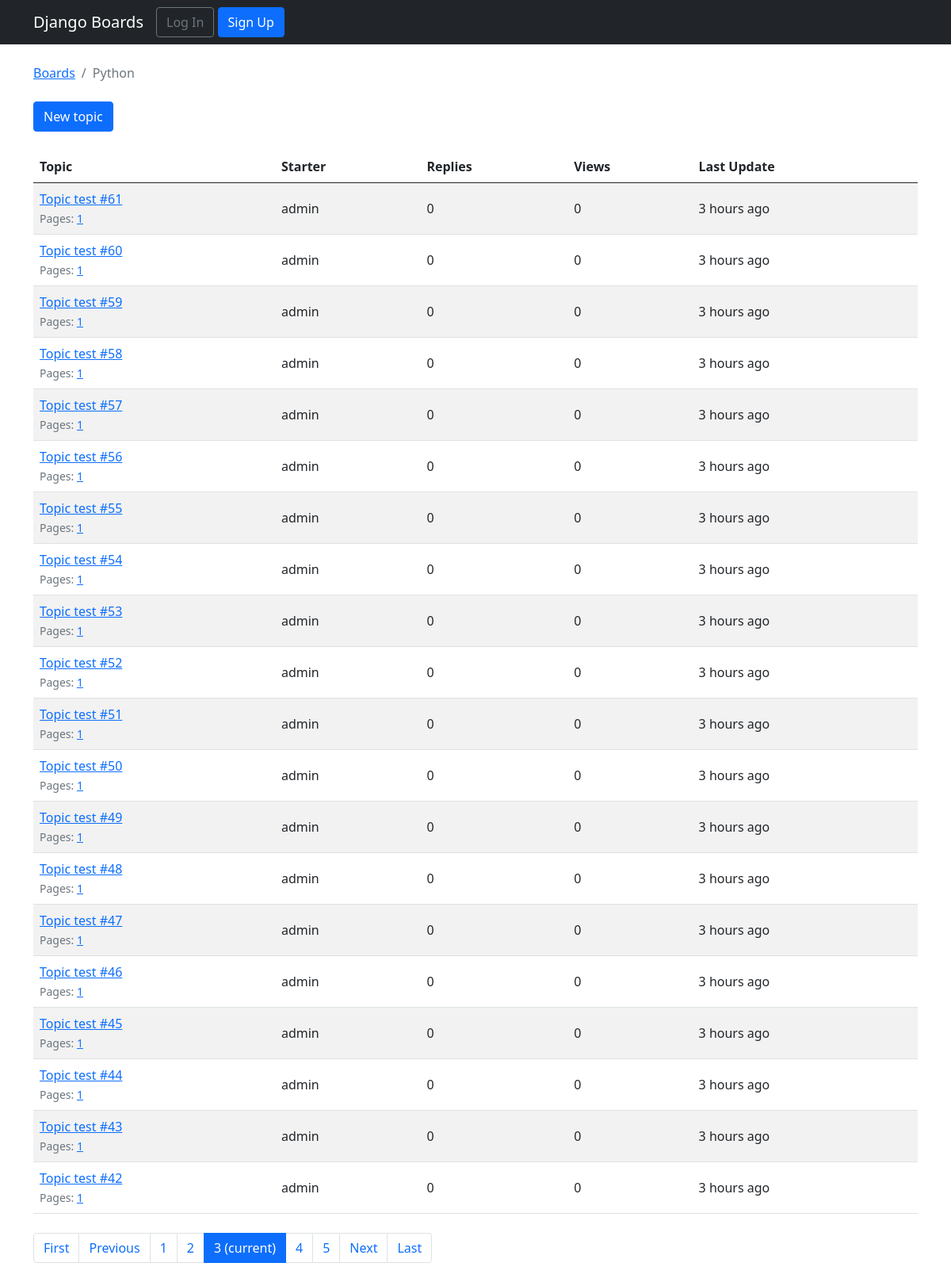
/boards/2/?page=3, run on the app's committed database.
### boards/models.py (models this page shows, shortened)
class Board(models.Model):
    name = models.CharField(max_length=30, unique=True)
    description= models.CharField(max_length=100)

class Topic(models.Model):
    subject= models.CharField(max_length=255)
    last_updated = models.DateTimeField(auto_now_add=True)
    board = models.ForeignKey(Board, related_name= 'topics', on_delete=CASCADE)
    starter = models.ForeignKey(User, related_name='topics', on_delete=CASCADE)
    views = models.PositiveIntegerField(default=0)
    def get_page_count(self):
        count = self.posts.count()
        pages = count / 20
        return math.ceil(pages)
    def has_many_pages(self, count=None):
        if count is None:
            count = self.get_page_count()
        return count > 6
    def get_page_range(self):
        count = self.get_page_count()
        if self.has_many_pages(count):
            return range(1, 5)
        return range(1, count + 1)

### boards/views.py (the view)
# urls.py: url(r'^boards/(?P<pk>\d+)/$', views.TopicListView.as_view(), name='board_topics'),
class TopicListView(ListView):
    model = Topic
    context_object_name = 'topics'
    template_name = 'topics.html'
    paginate_by = 20
    def get_context_data(self, **kwargs):
        kwargs['board'] = self.board
        return super().get_context_data(**kwargs)
    def get_queryset(self):
        self.board = get_object_or_404(Board, pk=self.kwargs.get('pk'))
        queryset = self.board.topics.order_by('-last_updated').annotate(replies=Count('posts') - 1)
        return queryset

### templates/topics.html (shortened to what this page needs)
{% extends 'base.html' %}
{% load humanize %}
{% block breadcrumb %}
  <li class="breadcrumb-item"><a href="{% url 'home' %}">Boards</a></li>
  <li class="breadcrumb-item active">{{ board.name }}</li>
{% endblock %}
{% block content %}
  <div class="mb-4">
    <a href="{% url 'new_topic' board.pk %}" class="btn btn-primary">New topic</a>
  </div>
  <table class="table table-striped mb-4">
    <thead class="thead-inverse">
      <tr>
        <th>Topic</th>
        <th>Starter</th>
        <th>Replies</th>
        <th>Views</th>
        <th>Last Update</th>
      </tr>
    </thead>
    <tbody>
      {% for topic in topics %}
        {% url 'topic_posts' board.pk topic.pk as topic_url %}
        <tr>
          <td>
            <p class="mb-0">
              <a href="{{ topic_url }}">{{ topic.subject }}</a>
            </p>
            <small class="text-muted">
              Pages:
              {% for i in topic.get_page_range %}
                <a href="{{ topic_url }}?page={{ i }}">{{ i }}</a>
              {% endfor %}
            </small>
          </td>
          <td class="align-middle">{{ topic.starter.username }}</td>
          <td class="align-middle">{{ topic.replies }}</td>
          <td class="align-middle">{{ topic.views }}</td>
          <td class="align-middle">{{ topic.last_updated|naturaltime }}</td>
        </tr>
      {% endfor %}
    </tbody>
  </table>
  {% include 'includes/pagination.html' %}
{% endblock %}

### data on the page
Board: name "Python"
Topic: subject "Topic test #61", get_page_range "1", starter.username "admin", replies "0", views "0", last_updated "3 hours ago"
Topic: subject "Topic test #60", get_page_range "1", starter.username "admin", replies "0", views "0", last_updated "3 hours ago"
Topic: subject "Topic test #59", get_page_range "1", starter.username "admin", replies "0", views "0", last_updated "3 hours ago"
Topic: subject "Topic test #58", get_page_range "1", starter.username "admin", replies "0", views "0", last_updated "3 hours ago"
Topic: subject "Topic test #57", get_page_range "1", starter.username "admin", replies "0", views "0", last_updated "3 hours ago"
Topic: subject "Topic test #56", get_page_range "1", starter.username "admin", replies "0", views "0", last_updated "3 hours ago"
Topic: subject "Topic test #55", get_page_range "1", starter.username "admin", replies "0", views "0", last_updated "3 hours ago"
Topic: subject "Topic test #54", get_page_range "1", starter.username "admin", replies "0", views "0", last_updated "3 hours ago"
Topic: subject "Topic test #53", get_page_range "1", starter.username "admin", replies "0", views "0", last_updated "3 hours ago"
Topic: subject "Topic test #52", get_page_range "1", starter.username "admin", replies "0", views "0", last_updated "3 hours ago"
Topic: subject "Topic test #51", get_page_range "1", starter.username "admin", replies "0", views "0", last_updated "3 hours ago"
Topic: subject "Topic test #50", get_page_range "1", starter.username "admin", replies "0", views "0", last_updated "3 hours ago"
Topic: subject "Topic test #49", get_page_range "1", starter.username "admin", replies "0", views "0", last_updated "3 hours ago"
Topic: subject "Topic test #48", get_page_range "1", starter.username "admin", replies "0", views "0", last_updated "3 hours ago"
Topic: subject "Topic test #47", get_page_range "1", starter.username "admin", replies "0", views "0", last_updated "3 hours ago"
Topic: subject "Topic test #46", get_page_range "1", starter.username "admin", replies "0", views "0", last_updated "3 hours ago"
Topic: subject "Topic test #45", get_page_range "1", starter.username "admin", replies "0", views "0", last_updated "3 hours ago"
Topic: subject "Topic test #44", get_page_range "1", starter.username "admin", replies "0", views "0", last_updated "3 hours ago"
Topic: subject "Topic test #43", get_page_range "1", starter.username "admin", replies "0", views "0", last_updated "3 hours ago"
Topic: subject "Topic test #42", get_page_range "1", starter.username "admin", replies "0", views "0", last_updated "3 hours ago"

### other printed values
{{ page_num }} "1" "2" "4" "5"
{{ page_num }} "3"
